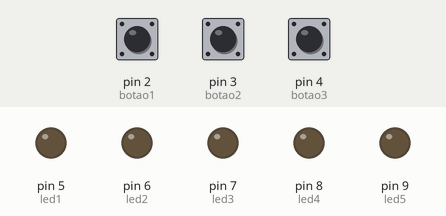
Simulated run of this sketch. Board: Arduino Uno, built with avr-gcc and run on an emulated ATmega328P. Shown: output pins drawn as LEDs (lit = HIGH). The test bench sets the inputs (shaded band); at power-on: pin 4 (botao3) LOW, pin 2 (botao1) LOW, pin 3 (botao2) LOW.

Above: at 1.2 s.
1.3 s: pin 4 (botao3) pulled HIGH for 0.15 s
At 2.1 s:
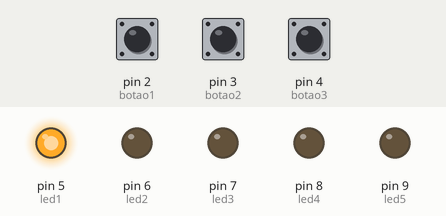
At 15.8 s:
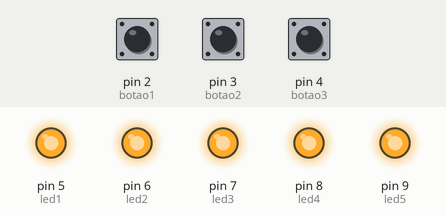
Timing chart, 0 to 21.3 s (numbered marks = the images above; inputs shaded):
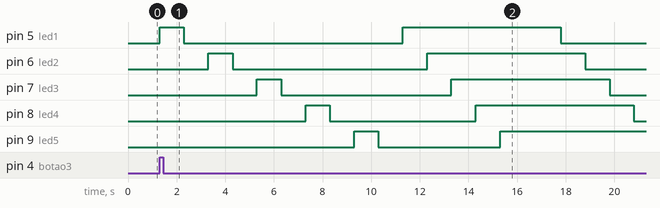

The sketch:

codigo_aula_4.ino
```cpp
// C++ code
//
const int botao1 = 2;
const int botao2 = 3;
const int botao3 = 4;
const int led1 = 5;
const int led2 = 6;
const int led3 = 7;
const int led4 = 8;
const int led5 = 9;

void setup()
{
  pinMode(botao1, INPUT);
  pinMode(botao2, INPUT);
  pinMode(botao3, INPUT);

  pinMode(led1, OUTPUT);
  pinMode(led2, OUTPUT);
  pinMode(led3, OUTPUT);
  pinMode(led4, OUTPUT);
  pinMode(led5, OUTPUT);

}

int valor1;
int valor2;
int valor3;

void loop()
{
 valor1 = digitalRead(botao1);
 valor2 = digitalRead(botao2);
 valor3 = digitalRead(botao3);

  if(valor1){
   acendetudo();
  }
  if(valor2){
 apagatudo();
  }
  if(valor3){
   digitalWrite(led1, HIGH);
   delay(1000);
   digitalWrite(led1, LOW);
   delay(1000);
   digitalWrite(led2, HIGH);
   delay(1000);
   digitalWrite(led2, LOW);
   delay(1000);
   digitalWrite(led3, HIGH);
   delay(1000);
   digitalWrite(led3, LOW);
   delay(1000);
   digitalWrite(led4, HIGH);
   delay(1000);
   digitalWrite(led4, LOW);
   delay(1000);
   digitalWrite(led5, HIGH);
   delay(1000);
   digitalWrite(led5, LOW);
   delay(1000);
   digitalWrite(led1, HIGH);
   delay(1000);
   digitalWrite(led2, HIGH);
   delay(1000);
   digitalWrite(led3, HIGH);
   delay(1000);
   digitalWrite(led4, HIGH);
   delay(1000);
   digitalWrite(led5, HIGH);
   delay(2500);
   digitalWrite(led1, LOW);
   delay(1000);
   digitalWrite(led2, LOW);
   delay(1000);
   digitalWrite(led3, LOW);
   delay(1000);
   digitalWrite(led4, LOW);
   delay(1000);
   digitalWrite(led5, LOW);
   delay(1000);
  }
}
    void acendetudo(){
digitalWrite(led1, HIGH);
   digitalWrite(led2, HIGH);
   digitalWrite(led3, HIGH);
   digitalWrite(led4, HIGH);
   digitalWrite(led5, HIGH);
    }
    void apagatudo(){
digitalWrite(led1, LOW);
   digitalWrite(led2, LOW);
   digitalWrite(led3, LOW);
   digitalWrite(led4, LOW);
   digitalWrite(led5, LOW);
    }
```

Measured:
- after the input at 1.3 s, pin 5 (led1): LOW → HIGH at once, → LOW 1.0 s later, → HIGH 9.0 s later, → LOW 6.5 s later; pin 6 (led2): LOW → HIGH after 2.0 s, → LOW 1.0 s later, → HIGH 8.0 s later, → LOW 6.5 s later
